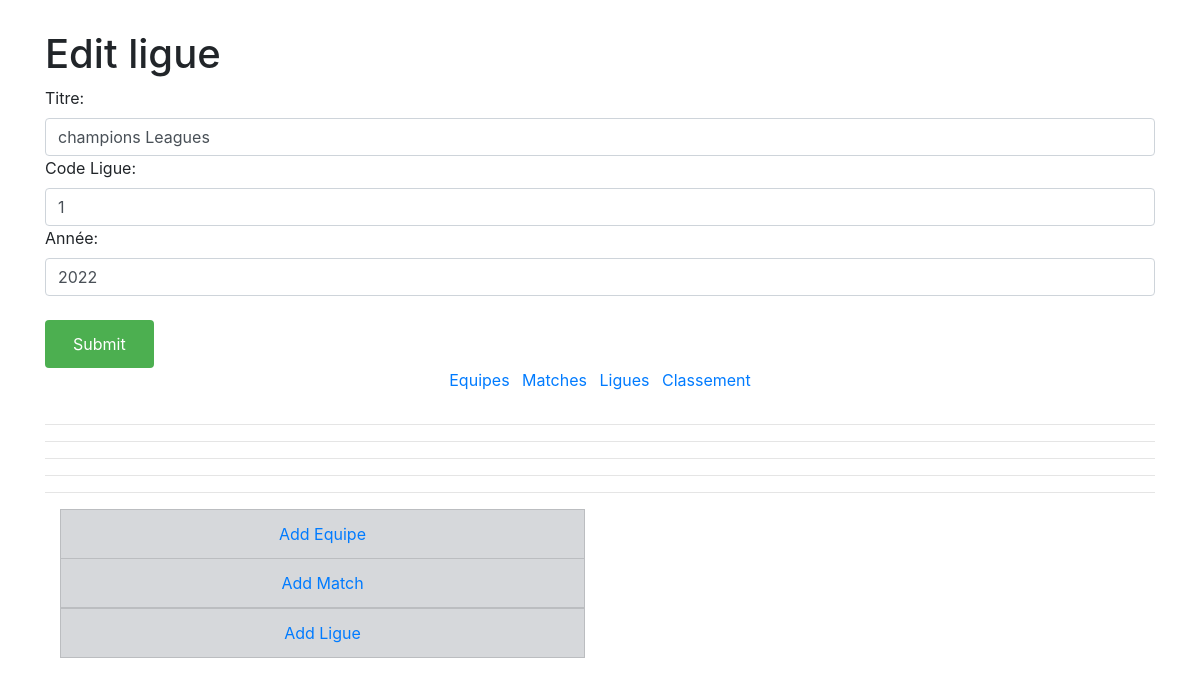
The app's page /competition/edit_ligue/1/ with its own data.
### competition/models.py (models this page shows, shortened)
class Ligue(models.Model):
    titre = models.CharField(max_length=50)
    status = models.CharField(max_length=50, choices=(
        ('0', 'active'), ('1', 'finie')), default='active')
    code_ligue = models.CharField(max_length=250, unique=True)
    year = models.IntegerField()

### competition/views.py (the view)
# urls.py: path('edit_ligue/<int:ligue_id>/', views.edit_ligue, name='edit_ligue'),
def edit_ligue(request, ligue_id):
    ligue = Ligue.objects.get(id=ligue_id)
    context = {}
    form = LigueForm(request.POST or None, instance=ligue)
    context['formset'] = form
    if form.is_valid():
        form.save()
        return HttpResponse("ligue saved")
    return render(request, "competition/form_ligue.html", context)

### competition/forms.py
class LigueForm(forms.ModelForm):
        class Meta:
            model = Ligue
            fields = ('titre', 'code_ligue', 'year')
            widgets = {
                'titre': forms.TextInput(attrs={'class': 'form-control','placeholder': 'Titre'}),
                'code_ligue': forms.TextInput(attrs={'class': 'form-control'}),
                'year': forms.TextInput(attrs={'class': 'form-control'}),
            }
            labels = {
                'titre': 'Titre',
                'code_ligue': 'Code Ligue',
                'year': 'Année',
            }

### competition/templates/competition/form_ligue.html (shortened to what this page needs)
{% extends "competition/base.html" %}
{% block content %}
<h1>Edit ligue</h1>
<form method="POST" action="">
    {{ formset.as_table }}
    <br>
    <input type="submit" value="Submit" class="btn btn-primary">
</form>
{% endblock %}

### competition/templates/competition/base.html (style rules this page uses)
.btn-primary { background-color: #4CAF50; border: none; color: white; padding: 12px 28px; font-size: 16px; cursor: pointer; }

### records on screen
Ligue: titre "champions Leagues", code_ligue "1", year "2022"
